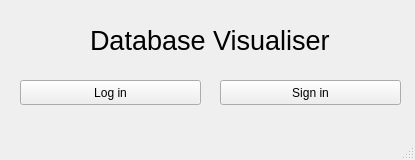
<?xml version="1.0" encoding="UTF-8"?>
<ui version="4.0">
 <class>WelcomeWindow</class>
 <widget class="QMainWindow" name="WelcomeWindow">
  <property name="geometry">
   <rect>
    <x>0</x>
    <y>0</y>
    <width>415</width>
    <height>160</height>
   </rect>
  </property>
  <property name="windowTitle">
   <string>MainWindow</string>
  </property>
  <widget class="QWidget" name="centralwidget">
   <widget class="QLabel" name="label_1">
    <property name="geometry">
     <rect>
      <x>90</x>
      <y>20</y>
      <width>241</width>
      <height>41</height>
     </rect>
    </property>
    <property name="font">
     <font>
      <pointsize>20</pointsize>
     </font>
    </property>
    <property name="text">
     <string>Database Visualiser</string>
    </property>
   </widget>
   <widget class="QPushButton" name="pushButton_2">
    <property name="geometry">
     <rect>
      <x>220</x>
      <y>80</y>
      <width>181</width>
      <height>25</height>
     </rect>
    </property>
    <property name="text">
     <string>Sign in</string>
    </property>
   </widget>
   <widget class="QPushButton" name="pushButton">
    <property name="geometry">
     <rect>
      <x>20</x>
      <y>80</y>
      <width>181</width>
      <height>25</height>
     </rect>
    </property>
    <property name="text">
     <string>Log in</string>
    </property>
   </widget>
  </widget>
  <widget class="QMenuBar" name="menubar">
   <property name="geometry">
    <rect>
     <x>0</x>
     <y>0</y>
     <width>415</width>
     <height>21</height>
    </rect>
   </property>
  </widget>
  <widget class="QStatusBar" name="statusbar"/>
 </widget>
 <resources/>
 <connections/>
</ui>
